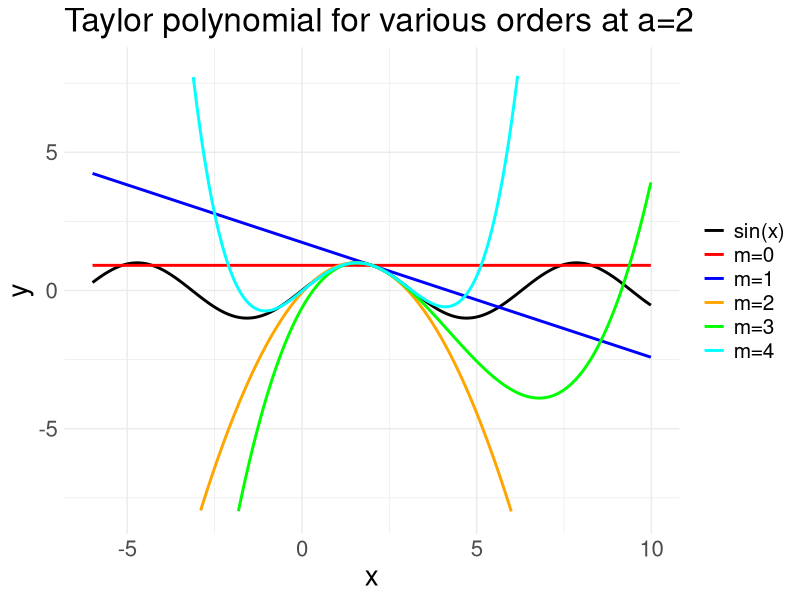
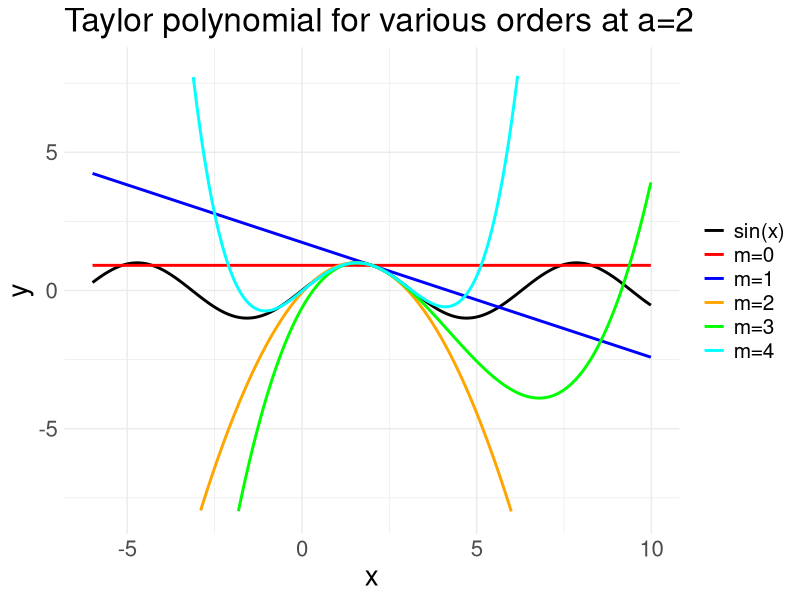

Here is the R script that generated these plots, in order:
# ------------------------------------------------------------------------------
# mathematical concepts

# FIG: plot taylor polynomial of 0-4 orders for sin(x).
# ------------------------------------------------------------------------------

library(ggplot2)
library(dplyr)

# DATA -------------------------------------------------------------------------

x <- seq(-15, 15, length.out = 1000)
a <- 2  # Expansion point

# Taylor series approximations
y0 <- rep(sin(a), length(x))
y1 <- y0 + cos(a) * (x - a) / factorial(1)
y2 <- y1 - sin(a) * (x - a)^2 / factorial(2)
y3 <- y2 - cos(a) * (x - a)^3 / factorial(3)
y4 <- y3 + sin(a) * (x - a)^4 / factorial(4)

df <- data.frame(
  x = rep(x, 6),
  y = c(sin(x), y0, y1, y2, y3, y4),
  order = factor(rep(c("sin(x)", "m=0", "m=1", "m=2", "m=3", "m=4"), each = length(x)),
                 levels = c("sin(x)", "m=0", "m=1", "m=2", "m=3", "m=4"))
)

# PLOT -------------------------------------------------------------------------

colors <- c("black", "red", "blue", "orange", "green", "cyan")

plot <- ggplot(df, aes(x = x, y = y, color = order)) +
  geom_line(size = 1) +
  scale_color_manual(values = colors) +
  labs(
    title = "Taylor polynomial for various orders at a=2",
    x = "x",
    y = "y",
    color = "Order"
  ) +
  xlim(-6, 10) + ylim(-8, 8) +
  theme_minimal() +
  theme(
    text = element_text(size = 20),
    legend.position = "right",
    legend.title = element_blank(),
    legend.text = element_text(size = 15)
  )

plot
ggsave("../figure_man/taylor_univariate.png", plot, width = 10, height = 8)
